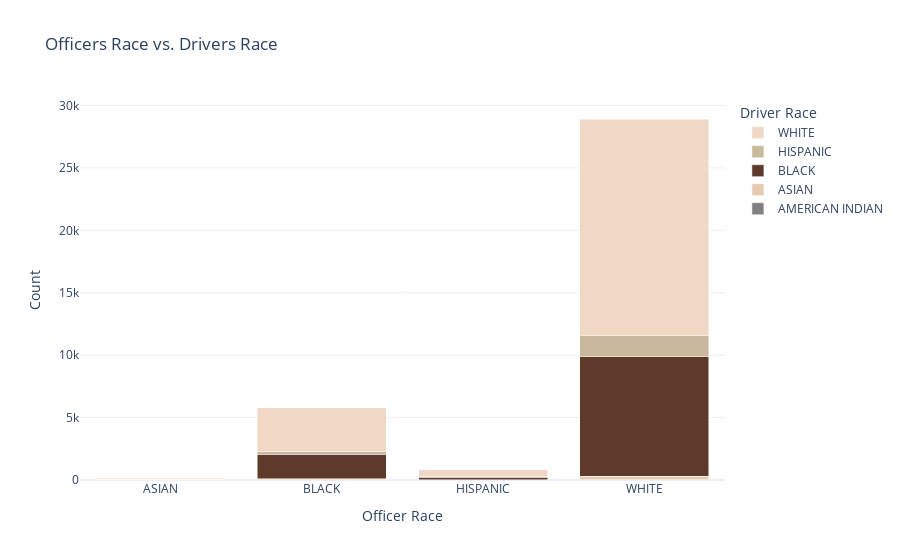

Here is the notebook cell this chart was saved with:
### Markdown cell above
### Overview of the Analysis
- In this analysis, we explored the relationship between the race of law enforcement officers and the race of the drivers they stop. Our goal was to see if there’s any indication of bias in traffic stops based on the racial identity of the officers. To do this, we used a chi-squared test for independence, which helps us understand whether there’s a meaningful connection between these two groups.

### Results of the Chi-Squared Test
- **Chi-Squared Statistic:** We calculated a chi-squared statistic of 122.92. This high number shows that there’s a significant difference between the actual number of stops for different racial groups and what we would expect to see if there were no connection between the officer's race and the driver's race. In other words, this suggests that the patterns we observe in the data are unlikely to be just a coincidence.

- **P-Value:** The p-value we found was about 8.20e-17, which is extremely low. This tells us that the result is statistically significant since it’s much lower than the usual thresholds (like 0.05 or 0.01). A low p-value means we have strong evidence against the idea that there’s no connection between the officer's race and the driver's race.

### Interpretation of Findings
- The results show a strong connection between the race of the officer and the race of the driver being stopped. This means that a driver's chances of being stopped may change depending on the officer's race, suggesting there might be some bias in how traffic stops are carried out.

### Implications
- These findings are important for understanding how race plays a role in law enforcement. They suggest that different racial groups might be treated differently by officers during traffic stops. It's crucial to address these biases to ensure fairness and equality in policing.

### Conclusion
- The strong evidence from the chi-squared statistic and p-value emphasizes the importance of further examining law enforcement practices. Police leaders and community advocacy groups should take these findings into account when reviewing policies and training programs designed to reduce racial bias in policing.

### Code cell
contingency_table = pd.crosstab(citation_df['OFFICER_RACE'], citation_df['DRIVER_RACE'])
colors = {
    'WHITE': '#f0d8c4',     # Light skin tone
    'BLACK': '#5d3a2a',     # Dark skin tone
    'HISPANIC': '#c9b89b',  # Medium skin tone
    'ASIAN': '#e5c9b1',     # Light tan skin tone
}

# Create the Plotly bar plot
fig = go.Figure()

# Add a bar for each driver race category
for driver_race in contingency_table.columns:
    fig.add_trace(go.Bar(
        x=contingency_table.index,              # Officer Race
        y=contingency_table[driver_race],       # Count for each driver race
        name=driver_race,                        # Name of the driver race
        marker_color=colors.get(driver_race, '#808080'),  # Color matching the skin tone or gray if not found
        hoverinfo='y+name'                       # Show count and driver race on hover
    ))

# Update layout
fig.update_layout(
    title='Officers Race vs. Drivers Race',
    xaxis_title='Officer Race',
    yaxis_title='Count',
    barmode='stack',
    legend_title='Driver Race',
    template='plotly_white'
)

# Show the figure
fig.show()

### Figure 1 — Plotly figure (JSON) as saved in the notebook; plotly's stock layout.template omitted (floating-point values rounded to 4 significant figures)
{"data": [{"hoverinfo": "y+name", "marker": {"color": "#808080"}, "name": "AMERICAN INDIAN", "type": "bar", "x": ["ASIAN", "BLACK", "HISPANIC", "WHITE"], "y": [0, 2, 0, 29]}, {"hoverinfo": "y+name", "marker": {"color": "#e5c9b1"}, "name": "ASIAN", "type": "bar", "x": ["ASIAN", "BLACK", "HISPANIC", "WHITE"], "y": [2, 115, 7, 290]}, {"hoverinfo": "y+name", "marker": {"color": "#5d3a2a"}, "name": "BLACK", "type": "bar", "x": ["ASIAN", "BLACK", "HISPANIC", "WHITE"], "y": [35, 1966, 210, 9572]}, {"hoverinfo": "y+name", "marker": {"color": "#c9b89b"}, "name": "HISPANIC", "type": "bar", "x": ["ASIAN", "BLACK", "HISPANIC", "WHITE"], "y": [11, 222, 42, 1672]}, {"hoverinfo": "y+name", "marker": {"color": "#f0d8c4"}, "name": "WHITE", "type": "bar", "x": ["ASIAN", "BLACK", "HISPANIC", "WHITE"], "y": [100, 3502, 578, 17357]}], "layout": {"barmode": "stack", "legend": {"title": {"text": "Driver Race"}}, "title": {"text": "Officers Race vs. Drivers Race"}, "xaxis": {"title": {"text": "Officer Race"}}, "yaxis": {"title": {"text": "Count"}}}}
